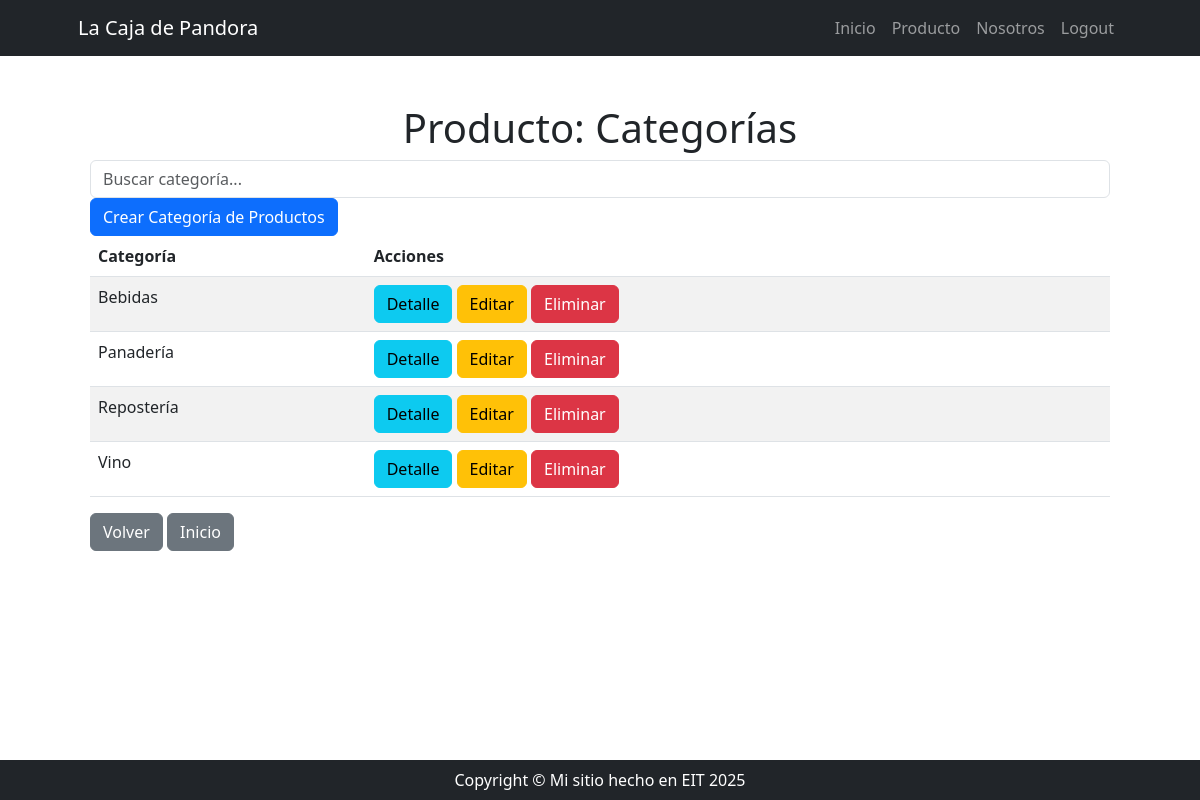
Page /producto/categoria/list/ (signed in) on the committed database.
### producto/models.py (models this page shows, shortened)
class Categoria(models.Model):
    nombre = models.CharField(max_length=100, unique=True)
    descripcion = models.TextField(verbose_name='descripción', null=True, blank=True)
    def __str__(self) -> str:
        return self.nombre
    class Meta:
        ordering = ['nombre']
        verbose_name = 'categoría de productos'
        verbose_name_plural = 'categorías de productos'

### producto/views_models/categoria.py (the view)
# urls.py: path('categoria/list/', categoria.categoria_list, name='categoria_list'),
def categoria_list(request: HttpRequest):
    busqueda = request.GET.get('busqueda')
    if busqueda:
        queryset = models.Categoria.objects.filter(nombre__icontains=busqueda)
    else:
        queryset = models.Categoria.objects.all()
    context = {'object_list': queryset}
    return render(request, 'producto/categoria_list.html', context)

### producto/templates/producto/categoria_list.html
{% extends 'core/base.html' %}
{% block content %}
<div class="container mt-5">
    <h1 class="text-center">Producto: Categorías</h1>
    <form method="get">
        <input type="text" name="busqueda" placeholder="Buscar categoría..." class="form-control">
    </form>
    <a href="{% url 'producto:categoria_create' %}">
        <button class="btn btn-primary">Crear Categoría de Productos</button></a>
    <table class="table table-striped">
        <thead>
            <tr>
                <th>Categoría</th>
                <th>Acciones</th>
            </tr>
        </thead>
        <tbody>
            {% for categoria in object_list %}
            <tr>
                <td>{{ categoria }} </td>
                <td>
                    <a href="{% url 'producto:categoria_detail' categoria.id %}" class="btn btn-info">Detalle</a>
                    <a href="{% url 'producto:categoria_update' categoria.id %}" class="btn btn-warning">Editar</a>
                    <a href="{% url 'producto:categoria_delete' categoria.id %}" class="btn btn-danger">Eliminar</a>
                </td>
            </tr>
            {% empty %}
            <tr>
                <td>No hay datos disponibles</td>
            </tr>
            {% endfor %}
        </tbody>
    </table>
    <a href="{% url 'producto:index' %}"><button class="btn btn-secondary">Volver</button></a>
    <a href="{% url 'core:index' %}"><button class="btn btn-secondary">Inicio</button></a>
</div>
{% endblock %}

### rows in the picture
Categoria: nombre "Bebidas"
Categoria: nombre "Panadería"
Categoria: nombre "Repostería"
Categoria: nombre "Vino"
